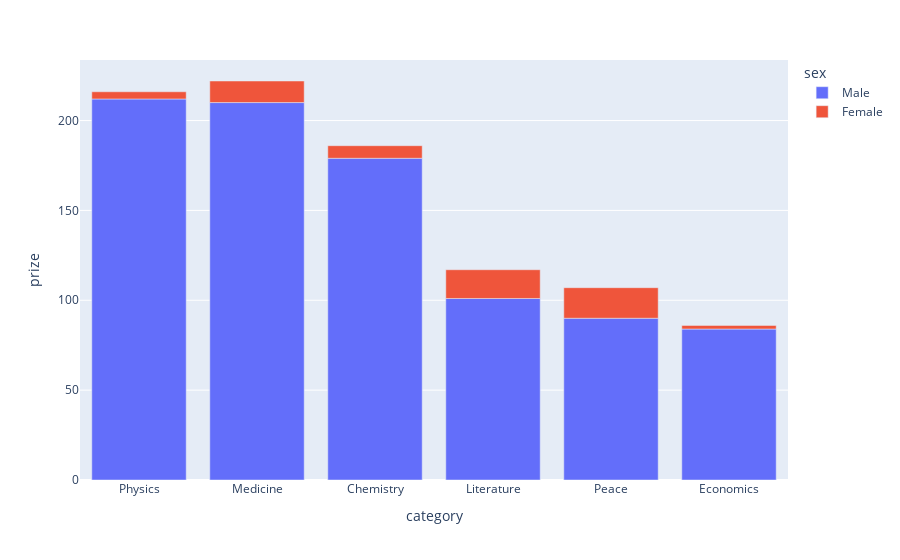

The notebook cell saved with this chart:
### Code cell
fig = px.bar(test,
             x="category",
             y="prize",
             color="sex",
            labels={
                'x': 'Nobel Prize Category',
                'y': 'Number of Prizes',
            })
fig.show()

### Figure 1 — Plotly figure (JSON) as saved in the notebook; plotly's stock layout.template omitted (floating-point values rounded to 4 significant figures)
{"data": [{"alignmentgroup": "True", "hovertemplate": "sex=Male<br>category=%{x}<br>prize=%{y}<extra></extra>", "legendgroup": "Male", "marker": {"color": "#636efa", "pattern": {"shape": ""}}, "name": "Male", "offsetgroup": "Male", "orientation": "v", "showlegend": true, "textposition": "auto", "type": "bar", "x": ["Physics", "Medicine", "Chemistry", "Literature", "Peace", "Economics"], "xaxis": "x", "y": [212, 210, 179, 101, 90, 84], "yaxis": "y"}, {"alignmentgroup": "True", "hovertemplate": "sex=Female<br>category=%{x}<br>prize=%{y}<extra></extra>", "legendgroup": "Female", "marker": {"color": "#EF553B", "pattern": {"shape": ""}}, "name": "Female", "offsetgroup": "Female", "orientation": "v", "showlegend": true, "textposition": "auto", "type": "bar", "x": ["Peace", "Literature", "Medicine", "Chemistry", "Physics", "Economics"], "xaxis": "x", "y": [17, 16, 12, 7, 4, 2], "yaxis": "y"}], "layout": {"barmode": "relative", "legend": {"title": {"text": "sex"}, "tracegroupgap": 0}, "margin": {"t": 60}, "xaxis": {"anchor": "y", "domain": [0, 1], "title": {"text": "category"}}, "yaxis": {"anchor": "x", "domain": [0, 1], "title": {"text": "prize"}}}}
